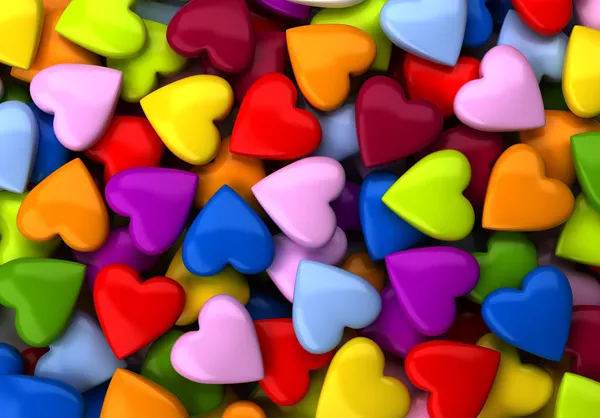
#> input picture 2ano/1Semestre/Aula5-12_09_23/hearts.jpg, 600 x 418 px, found by its file name
$ jupyter execute 'Introdução_ao_OpenCV (1).ipynb'
#> lines starting #> are read from the running program, lines starting #| are printed output that depends on the picture
##**Classificação de imagens com OpenCV**

**OpenCV** (Open Source Computer Vision Library), originalmente, desenvolvida pela Intel, em 2000, é uma biblioteca multiplataforma, totalmente livre ao uso acadêmico e comercial, para o desenvolvimento de aplicativos na área de Visão computacional.

Documentação:

https://opencv.org/

[cell 1]
# Importando a biblioteca OpenCV:
import cv2

[cell 2]
# Importando o numpy (Numerical Python) para trabalhar com arrays
import numpy as np

[cell 3]
# Verificando a versão do Opencv:
print ("OpenCV Versão : %s " % cv2.__version__)

[cell 4]
# Importando o pacote pyplot do matplotlib:
from matplotlib import pyplot as plt

[cell 5]
# Carregando a imagem de exemplo:
# O método .imread permite a importação e conversão de arquivos de imagem

image = cv2.imread('hearts.jpg')
#> image is the input picture: shape (418, 600, 3); mean B, G, R 75.1, 94.3, 144.4

[cell 6]
# Verifique a variável "image" criada:
image

[cell 7]
# Verifique o tipo de dado da variável "image"
type(image)

[cell 8]
# Verifique as dimensões dessa variável
image.shape
#> Out = (418, 600, 3)

[cell 9]
# Mostrando a imagem:
plt.imshow(image)

[cell 10]
# Invertendo canais BGR (por padrão, o Opencv usa a sequência BGR - Blue/Green/Red) para RGB:
imageRGB = cv2.cvtColor(image, cv2.COLOR_BGR2RGB)
plt.imshow(imageRGB)
# plt.axis('off')
plt.show()

[cell 11]
# Mostrando a imagem sem os eixos:
plt.imshow(imageRGB,interpolation="none")
plt.axis('off')
plt.show()

[cell 12]
type(image)

Importante:

- A imagem colorida possui três dimensões: as linhas e as colunas da matriz, bem como os canais RGB da imagem.

- Uma imagem colorida tipicamente possui três canais: R (Red - vermelho) G (Green - verde) B (Blue - azul).

[cell 13]
image

Na matriz "image" que criamos a partir da imagem, podemos observar as dimensões:

A matriz acima é a representação da imagem de forma numérica, cada elemento representa cada pixel da imagem.

Vamos analisar separando os canais de cores de um pixel específico.

[cell 14]
dimensoes = imageRGB.shape
#> dimensoes = (418, 600, 3)
dimensoes
#> Out = (418, 600, 3)

[cell 15]
linhas = image.shape[0]
#> linhas = 418
colunas = image.shape[1]
#> colunas = 600
canais_rgb = image.shape[2]
#> canais_rgb = 3

[cell 16]
print(f'Dimensões da imagem: {dimensoes}')
#| Dimensões da imagem: (418, 600, 3)
print(f'Qtde de linhas: {linhas}')
#| Qtde de linhas: 418
print(f'Qtde de colunas: {colunas}')
#| Qtde de colunas: 600
print(f'Número de camadas de cores (canais RGB): {canais_rgb}')
#| Número de camadas de cores (canais RGB): 3

[cell 17]
cores = image[100, 0]
#> cores = [10, 46, 19]
cores2 = imageRGB[100, 0]
#> cores2 = [19, 46, 10]

[cell 18]
print(cores, cores2)
#| [10 46 19] [19 46 10]

**Imagem em tons de cinza**

Em muitos casos trabalhamos com imagens na escala de cinza (GRAY SCALE)

Logo, neste caso, a imagem possui apenas 1 canal de cor.

[cell 19]
# Carregando a imagem na versão escala de cinza (grayscale) de um arquivo:
image_cinza = cv2.imread('hearts.jpg', cv2.IMREAD_GRAYSCALE)
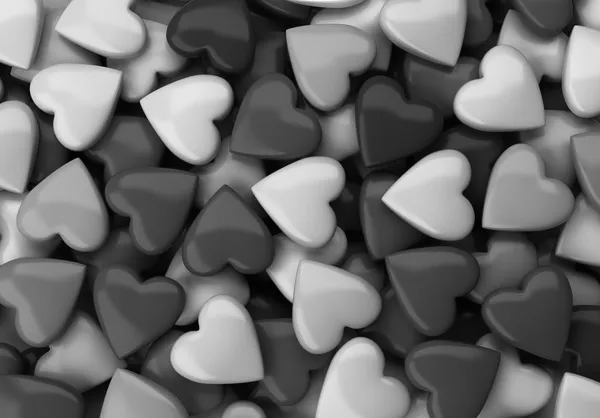
#> image_cinza: shape (418, 600); min 0, max 250, mean 107.1

[cell 20]
plt.imshow(image_cinza, cmap='gray')
# plt.axis('off')
plt.show()

[cell 21]
image_cinza.shape
#> Out = (418, 600)

*Alterando o tamanho de uma imagem*

O redimensionamento da imagem pode ser feito na OpenCV através do comando:

cv2.resize ( imagem, tamanho, interpolação )

https://www.tutorialkart.com/opencv/python/opencv-python-resize-image/#gsc.tab=0

O tamanho é dado por uma tupla (W,H), onde W é a largura (número de colunas) e H é a altura (número de linhas)

Quanto mais pixels estiverem concentrados num espaço, maior vai ser a qualidade e nitidez dessa imagem.

Os softwares de edição de imagem criam ou reduzem pixels na imagem a partir dos pixels existentes.

O processo de “criação” chama-se interpolação.

[cell 22]
imagem = cv2.imread("NATUREZA_1.png")
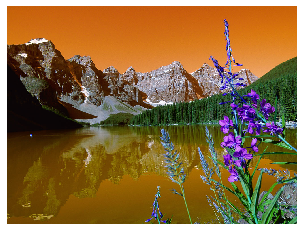
#> input picture 2ano/1Semestre/Aula5-12_09_23/NATUREZA_1.png, 304 x 231 px, found by its file name
#> imagem is the input picture: shape (231, 304, 3); mean B, G, R 63.1, 107.8, 139.2

[cell 23]
plt.imshow(imagem)
# plt.axis('off')
plt.show()

[cell 24]
imagem.shape
#> Out = (231, 304, 3)

[cell 25]
imagem2 = cv2.resize(imagem, (600, 400))
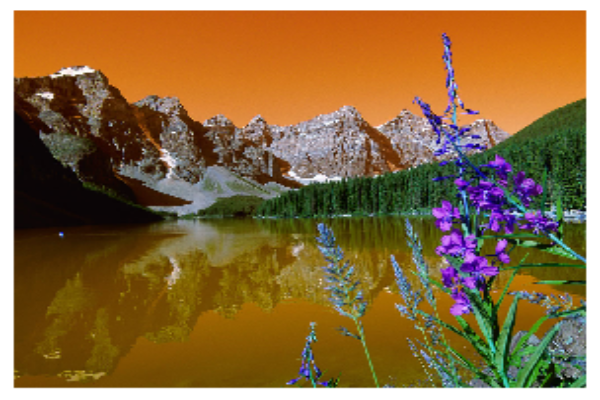
#> imagem2: shape (400, 600, 3); mean B, G, R 63.1, 107.8, 139.1

[cell 26]
imagem2.shape
